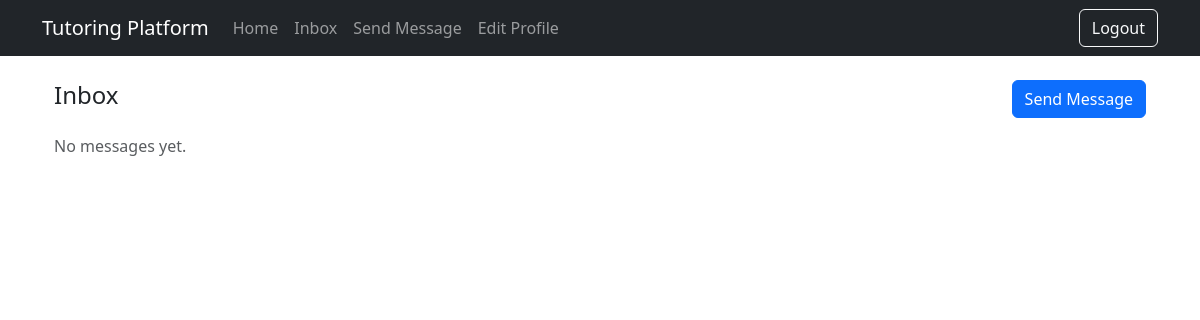
/messages/inbox/ (signed in), run on an earlier commit of the app's database.
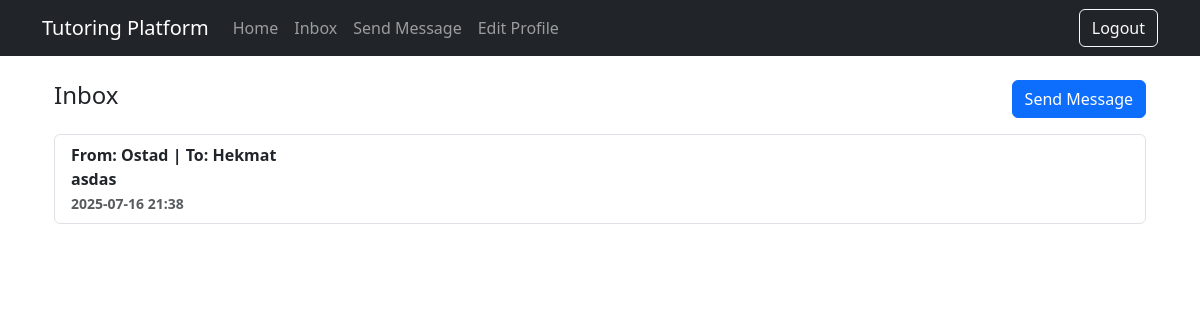
And on a later commit of the database.
### core/models.py (models this page shows, shortened)
class Message(models.Model):
    sender = models.ForeignKey(User, related_name='sent_messages', on_delete=models.CASCADE)
    recipient = models.ForeignKey(User, related_name='received_messages', on_delete=models.CASCADE)
    subject = models.CharField(max_length=255)
    body = models.TextField()
    timestamp = models.DateTimeField(auto_now_add=True)
    is_read = models.BooleanField(default=False)
    reply_to = models.ForeignKey('self', null=True, blank=True, on_delete=models.SET_NULL)

class CustomUser(AbstractBaseUser, PermissionsMixin):
    ROLE_CHOICES = [
        ('admin', 'Admin'),
        ('student', 'Student'),
        ('tutor', 'Tutor'),
        ('viewer', 'Viewer'),
    ]
    email = models.EmailField(unique=True)
    full_name = models.CharField(max_length=150)
    phone = models.CharField(max_length=20, unique=True)
    role = models.CharField(max_length=10, choices=ROLE_CHOICES)
    is_active = models.BooleanField(default=True)
    is_staff = models.BooleanField(default=False)
    date_joined = models.DateTimeField(auto_now_add=True)
    objects = CustomUserManager()
    USERNAME_FIELD = 'email'
    REQUIRED_FIELDS = ['full_name', 'phone', 'role']

### core/views.py (the view)
# urls.py: path('messages/inbox/', inbox, name='inbox'),
@login_required
def inbox(request):
    messages = Message.objects.filter(
        Q(recipient=request.user) | Q(sender=request.user)
    ).order_by('-timestamp')
    return render(request, 'messages/inbox.html', {'messages': messages})

### core/templates/messages/inbox.html (shortened to what this page needs)
{% extends 'base.html' %}
{% block content %}
<div class="container mt-4">
  <div class="d-flex justify-content-between align-items-center mb-3">
    <h4>Inbox</h4>
    <a href="{% url 'send_message' %}" class="btn btn-primary">Send Message</a>
  </div>
  {% if messages %}
    <div class="list-group">
      {% for msg in messages %}
        <a href="{% url 'message_detail' msg.id %}" class="list-group-item list-group-item-action {% if not msg.is_read and msg.recipient == request.user %}fw-bold{% endif %}">
          <div>
            <strong>From:</strong> {{ msg.sender.full_name }} |
            <strong>To:</strong> {{ msg.recipient.full_name }}
          </div>
          <div>{{ msg.subject }}</div>
          <small class="text-muted">{{ msg.timestamp|date:"Y-m-d H:i" }}</small>
        </a>
      {% endfor %}
    </div>
  {% else %}
    <p class="text-muted">No messages yet.</p>
  {% endif %}
</div>
{% endblock %}

What changed in the data, as far as the page shows it:
added Message: sender.full_name "Ostad", recipient.full_name "Hekmat", subject "asdas", timestamp "2025-07-16 21:38"
Also different on the page:
text no longer shown: "No messages yet."
